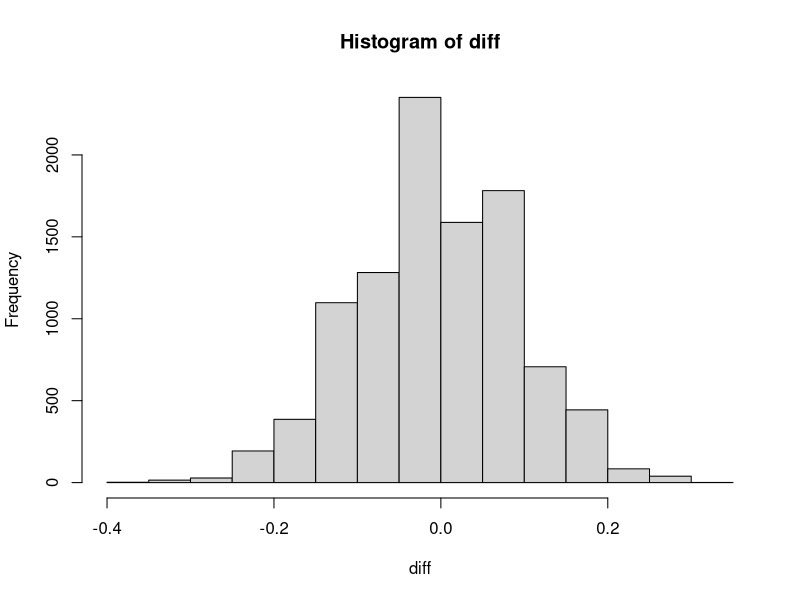

Reproduce this figure in R.
dat = factor(rep(c(1,0), c(64,36)))
dat
sam = sample(dat, size = 50, replace = TRUE)
sam
out.vec = numeric(20000)
table(sam)[2]/50
for(i in 1:20000)
	{
	sam = sample(dat, size = 50, replace = TRUE)
	out.vec[i] = table(sam)[2]/50
	}
out.vec
a = 0
diff = numeric(10000)
for(i in 1:10000)
{diff[i] = out.vec[2*i] - out.vec[2*i-1]}
hist(diff)
diff
(table(diff>=0.24)+table(diff<=-0.24))/10000